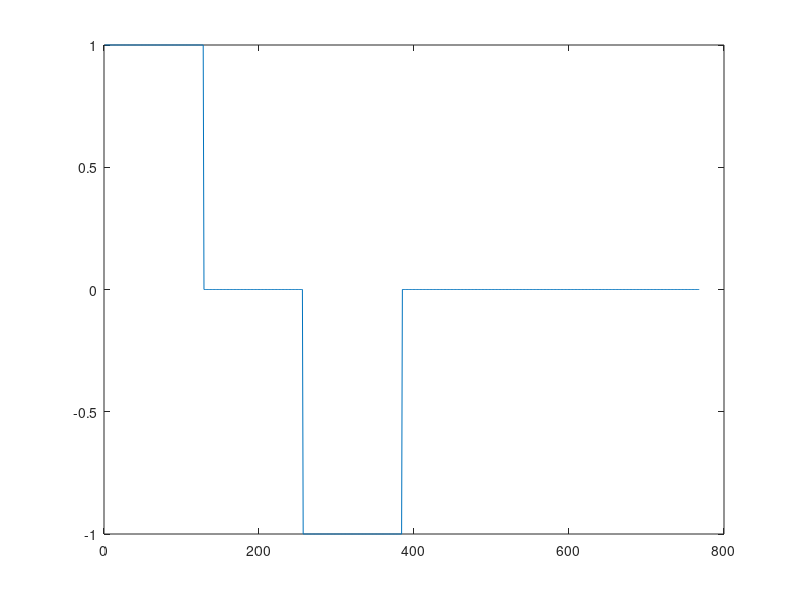

MATLAB code to generate this figure: (Note: this script raises an error after producing the figure.)
% transmit and receive harmonic function on sdr
if exist('plutoTx')
    release(plutoTx)
end

if exist('RTLSDRrx')
    release(RTLSDRrx)
end

close all; clear all; clc;

global plutoRadio

center_frequency = 1.2e9;
sample_rate = 940e3;
data_freq = sample_rate/10; % frequecny of sin
%data_rate = 

data_length = 128;
guard_length = 128;
freq_data = 0/data_length;
x_arr = 0:data_length-1;
x_arr = x_arr';
sig_tx = exp(1j*2*pi*x_arr*freq_data);
guard_int = zeros(guard_length, 1);
%tx_mess = complex( [sig_tx; guard_int; -sig_tx; guard_int] );
tx_mess = complex( [sig_tx; guard_int; -sig_tx; guard_int; guard_int; guard_int] );

%tx_mess = complex( [sig_tx; sig_tx; sig_tx; sig_tx] );

sig_len = length(tx_mess);

figure(10);
plot(real(tx_mess))

% Pluto transmit

% prepare message 


% upsampling and RRC
%sps = sample_rate/data_rate;

%txFilter = comm.RaisedCosineTransmitFilter( ...
%    'OutputSamplesPerSymbol',sps,'FilterSpanInSymbols',2);

%tx_signal = txFilter(IQmessage);

plutoRadio = findPlutoRadio;

plutoTx = plutoTxInit(center_frequency,sample_rate);

transmitRepeat(plutoTx,tx_mess);
% actual Tx

% pause
pause(1.0)

%return;

samples_per_frame = 20*sig_len;
RTLSDRrx = RTLSDRRxInit(center_frequency,sample_rate,samples_per_frame);

rx_signal = RTLSDRrx();
release(RTLSDRrx);
%release(plutoTx);

figure(20);
plot(10*log10(abs(rx_signal)));

figure(1);
title('Raw');
plot(real(rx_signal));

pos_high = find(abs(rx_signal) > 0.5);
pos_high = pos_high(1);
sig_cut = rx_signal(pos_high : pos_high + data_length/2 - 1);

data_len_fft = 8*length(sig_cut);
fft_sig = fft(sig_cut, data_len_fft);
figure(111);
plot(abs(fft_sig));

[~, pos_freq] = max(abs(fft_sig(1:end)));

freq_corr = -(pos_freq - 1)/data_len_fft;

time_arr = 0:length(rx_signal)-1;
time_arr = time_arr';
rx_signal_0 = rx_signal .* exp(1j*2*pi*freq_corr*time_arr);


figure(15);
title('Raw1');
plot(real(rx_signal_0));

sig_cut1 = rx_signal_0(pos_high : pos_high + data_length/2 - 1);

figure(16);
title('Raw1');
plot(imag(rx_signal_0));

if 0

% coarse sync
coarse = comm.CoarseFrequencyCompensator('SampleRate',sample_rate, ...
    'Modulation','BPSK','FrequencyResolution',1);
fine = comm.CarrierSynchronizer( ...
    'SamplesPerSymbol',1,'Modulation','BPSK');

[rx_coarse,estfreqoff] = coarse(rx_signal);

figure(2);
title('Coarse');
plot(real(rx_coarse));

%%% Perform fine synchronization

[rx_fine,phErr] = fine(rx_coarse);

figure(3);
title('Fine');
plot(real(rx_fine));

end
